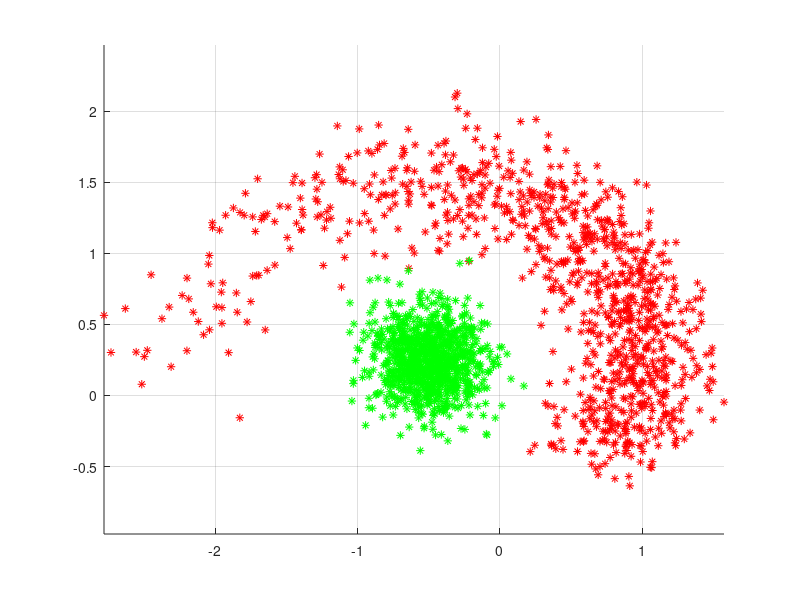

This chart was generated by the following MATLAB code:
n=1000;
d=8;
d2=5;
dy=.35;
dx=.45;

x1=abs(randn(n,1))+abs(randn(n,1).*pi/4);
l=x1<3;
x1=x1(l);
n1=size(x1,1);
x2=randn(n1,1)/d;

y1=(x1+x2).*cos(x1)+randn(n1,1)/d2+dx;
y2=(x1+x2).*sin(x1)+randn(n1,1)/d2-dy;
data=[y1 y2 zeros(n1,1)];

figure(1)
clf
hold on
plot(y1,y2,'r*')


y1=randn(n,1)/d2-.5;
y2=randn(n,1)/d2+.25;
data=[data;y1 y2 ones(n,1)];

plot(y1,y2,'g*')

axis('equal');
grid